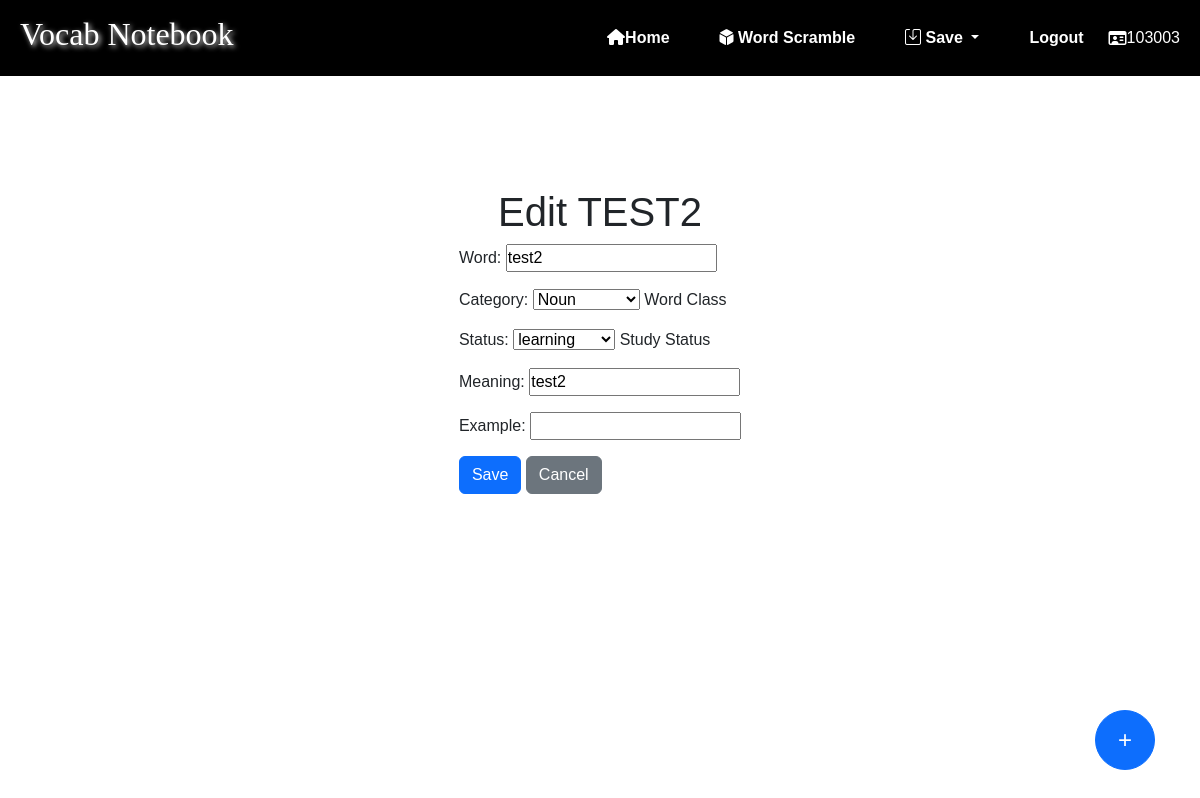
Screenshot of /Test_app/edit/20/ (signed in) with the database file from the repository.
### Test_app/models.py (models this page shows, shortened)
class Vocab(models.Model):
    word = models.CharField(max_length=20)
    CATEGORY = (
        ('n', 'Noun'),
        ('v', 'Verb'),
        ('adj', 'Adjective'),
        ('adv', 'Adverb'),
        ('prep', 'Preposition'),
        ('conj', 'Conjunction'),
        ('pron', 'Pronoun'),
        ('int', 'Interjection')
    )
    category = models.CharField(
        max_length=4,
        choices=CATEGORY,
        null=True,
        blank=True,
        help_text='Word Class',
    )
    STATUS = (
        ('m', 'memorized'),
        ('l', 'learning'),
        ('f', 'forgot')
    )
    status = models.CharField(
        max_length=1,
        choices=STATUS,
        default='l',
        help_text='Study Status',
    )
    meaning = models.CharField('Meaning', null=True, blank=True, max_length=200)
    example = models.CharField('Example', null=True, blank=True, max_length=200)
    created_at = models.DateField(auto_now_add=True, help_text='The date the vocab was created.', null=True, blank=True)
    user = models.ForeignKey(User, on_delete=models.CASCADE, related_name='vocab_list')

### Test_app/views.py (the view, shortened to what this page needs)
# urls.py: path('edit/<int:pk>/', views.VocabUpdateView.as_view(), name='edit_vocab'),
class VocabUpdateView(UpdateView):
    model = Vocab
    form_class = VocabForm
    template_name = 'edit_vocab.html'

### Test_app/forms.py
class VocabForm(forms.ModelForm):
    class Meta:
        model = Vocab
        fields = ['word', 'category', 'status', 'meaning', 'example']  # Include fields you want in the form

### Test_app/templates/edit_vocab.html (shortened to what this page needs)
{% extends 'base.html' %}
{% block content %}
  <div style="text-align: center; margin-top: 10%;">
    {% if user.is_authenticated %}
      <h1>Edit {{ vocab.word|upper }}</h1>
      <form method="post" style="display: inline-block; text-align: left;">
        {{ form.as_p }}
        <button type="submit" class="btn btn-primary">Save</button>
        <a href="{% url 'index' %}" class="btn btn-secondary">Cancel</a>
      </form>
    {% else %}
      <h1>Please log in to edit vocabulary.</h1>
    {% endif %}
  </div>
{% endblock %}

### Test_app/templates/base.html (shortened to what this page needs)
<!doctype html>
<html lang="en">
    <head>
        <link href="https://cdnjs.cloudflare.com/ajax/libs/font-awesome/6.4.0/css/all.min.css" rel="stylesheet">
        <link href="https://cdn.jsdelivr.net/npm/bootstrap-icons/font/bootstrap-icons.css" rel="stylesheet">
        <link href="https://cdn.jsdelivr.net/npm/bootstrap@5.3.3/dist/css/bootstrap.min.css"
          rel="stylesheet"
>
        {% load static %}
        <link rel="stylesheet" href="{% static 'css/styles.css' %}" />
    </head>
    <body>
        <nav class="navbar">
            <div class="data-container">
                <h2><a href="{% url 'index' %}" class="Logo">Vocab Notebook</a></h2>
                <div id="menu-time" class="menu-data animate__animated ">
                    <a href="{% url 'index' %}" class="nav-a"><i class="fa fa-home" aria-hidden="true"></i>Home</a>
                    <a href="{% url 'word_scramble' %}" class="nav-a">
                        <i class="fas fa-dice-d6"></i> Word Scramble
                    </a>
                    <div class="dropdown">
                        <a href="#" class="nav-a dropdown-toggle">
                            <i class="bi bi-save"></i> Save
                        </a>
                    </div>
                    {% if user.is_authenticated %}
                    <a href="{% url 'logout' %}?next={{ request.path }}" class="nav-a">Logout</a>
                    <i class='far fa-id-card'></i>{{ user.get_username }}
                    {% else %}
                    <a href="{% url 'login' %}?next={{ request.path }}" class="nav-a">Login/Sign-up</a>
                    {% endif %}
                </div>
            </div>
        </nav>
        <div class="container">
            {% block content %} {% endblock %}
            <a href="{% url 'add_vocab' %}" class="btn btn-primary btn-lg rounded-circle position-fixed"
            style="bottom: 30px; right: 45px; width: 60px; height: 60px; display: flex; align-items: center; justify-content: center; font-size: 24px;">
            +
            </a>
        </div>
    </body>
</html>

### Test_app/static/css/styles.css (style rules this page uses)
* { padding: 0; margin: 0; box-sizing: border-box; font-family: Arial, Helvetica, sans-serif; }
.navbar { display: flex; background-color: black; padding: 15px 20px; color: white; width: 100%; align-items: center; justify-content: center; }
.data-container { width: 100%; max-width: 1200px; display: flex; justify-content: center; align-items: center; }
.Logo { font-family: Georgia, serif; text-shadow: 2px 2px 5px gainsboro; text-decoration: none; color: white; }
.nav-a { text-decoration: none; color: white; padding: 10px 15px; border-radius: 25px; transition: background-color 0.3s ease-in; margin: 0 10px; font-weight: bold; }
.menu-data { margin-left: auto; display: flex; align-items: center; }
.dropdown { position: relative; display: inline-block; }

### rows the page displays
Vocab: word "TEST2", word "test2", category "Noun", status "learning", meaning "test2"

### other values shown
{{ user.get_username }} "103003"
